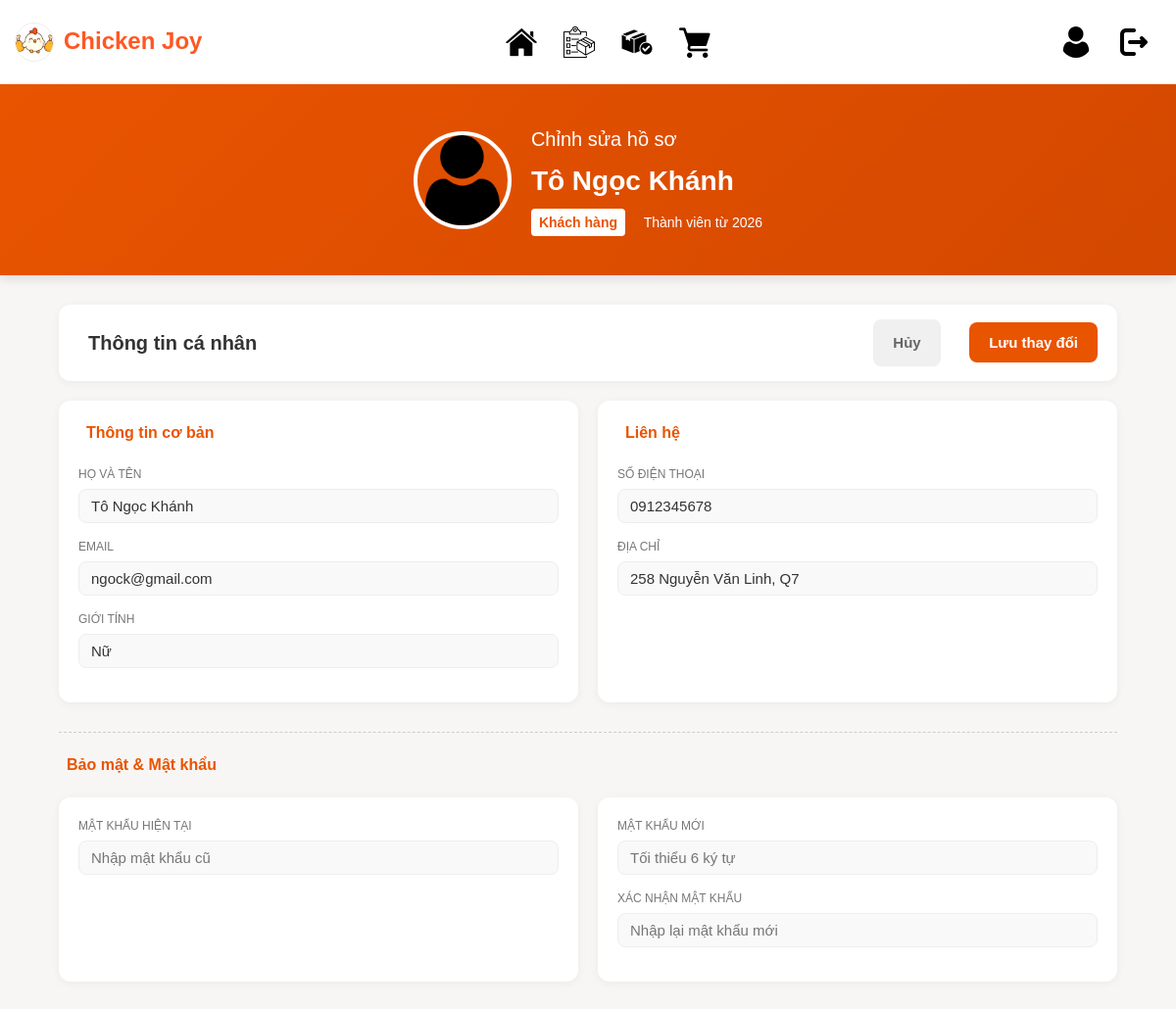
The app's page /pages/Chinhsuathongtincanhan.php (signed in) with its own data.
### tables this page shows
CREATE TABLE `users` (
  `id` INT(11) NOT NULL AUTO_INCREMENT,
  `fullname` VARCHAR(255) NOT NULL,
  `email` VARCHAR(191) NOT NULL,
  `password` VARCHAR(255) NOT NULL,
  `phone` VARCHAR(15) NOT NULL,
  `gender` ENUM('nam', 'nu', 'khac') DEFAULT 'khac',
  `address` TEXT NOT NULL,
  `role` ENUM('user', 'admin') DEFAULT 'user',
  `points` INT(11) DEFAULT 0,
  `status` ENUM('active', 'locked') DEFAULT 'active',
  `reset_token` VARCHAR(255) DEFAULT NULL,
  `reset_expired` DATETIME DEFAULT NULL,
  `created_at` TIMESTAMP DEFAULT CURRENT_TIMESTAMP,
  `updated_at` TIMESTAMP NULL ON UPDATE CURRENT_TIMESTAMP,
  PRIMARY KEY (`id`),
  UNIQUE KEY `email` (`email`),
  UNIQUE KEY `phone` (`phone`)  
);

### pages/Chinhsuathongtincanhan.php (the view, shortened to what this page needs)
<?php
include '../config/database.php';
$user_id = $_SESSION['user_id'];
$sql = "SELECT * FROM users WHERE id = '$user_id'";
$result = mysqli_query($conn, $sql);
$user = mysqli_fetch_assoc($result);
$member_year = date("Y", strtotime($user['created_at']));
?>
<!DOCTYPE html>
<html lang="vi">
<head>
  <link rel="stylesheet" href="../css/Thongtincanhan.css">
</head>
<body>
    <?php include '../includes/header.php'; ?>
    <main class="account-container">
        <div class="welcome-banner">
            <div class="profile-summary">
                <img src="../images/Taikhoan.png" alt="Ảnh đại diện">
                <div class="text-content">
                    <h1>Chỉnh sửa hồ sơ</h1>
                    <h2><?php echo htmlspecialchars($user['fullname']); ?></h2>
                    <p class="status">
                        <span class="vip"><i class="fa-solid fa-star"></i> Khách hàng</span>
                        <span class="member-date">Thành viên từ <?php echo $member_year; ?></span>
                    </p>
                </div>
            </div>
        </div>
        <section class="account-content">
            <form class="info-section edit-mode" method="POST" action="Chinhsuathongtincanhan.php">
                <div class="info-header">
                    <div class="title">
                        <h3>Thông tin cá nhân</h3>
                    </div>
                    <div class="info-actions">
                        <a href="Thongtincanhan.php" class="btn-cancel" style="text-decoration:none; color:#666; margin-right:15px;">Hủy</a>
                        <button type="submit" class="btn-save">Lưu thay đổi</button>
                    </div>
                </div>
                <div class="info-grid">
                    <div class="col-basic">
                        <p class="section-title"><i class="fa-solid fa-circle-info"></i> Thông tin cơ bản</p>
                        <div class="field-group">
                            <label>HỌ VÀ TÊN</label>
                            <div class="input-display">
                                <input type="text" name="fullname" value="<?php echo htmlspecialchars($user['fullname']); ?>" required>
                            </div>
                        </div>
                        <div class="field-group">
                            <label>EMAIL</label>
                            <div class="input-display">
                                <input type="email" name="email" value="<?php echo htmlspecialchars($user['email']); ?>" required>
                            </div>
                        </div>
                        <div class="field-group">
                            <label>GIỚI TÍNH</label>
                            <div class="input-display">
                                <select name="gender" style="border:none; background:transparent; width:100%; outline:none;">
                                    <option value="nu" <?php if($user['gender']=='nu') echo 'selected'; ?>>Nữ</option>
                                </select>
                            </div>
                        </div>
                    </div>
                    <div class="col-contact">
                        <p class="section-title"><i class="fa-solid fa-location-dot"></i> Liên hệ</p>
                        <div class="field-group">
                            <label>SỐ ĐIỆN THOẠI</label>
                            <div class="input-display">
                                <input type="tel" name="phone" value="<?php echo htmlspecialchars($user['phone']); ?>" required>
                            </div>
                        </div>
                        <div class="field-group">
                            <label>ĐỊA CHỈ</label>
                            <div class="input-display">
                                <input type="text" name="address" value="<?php echo htmlspecialchars($user['address']); ?>">
                            </div>
                        </div>
                    </div>
                </div>
                <div class="info-section-separator" style="margin-top: 30px; border-top: 1px dashed #ccc; padding-top: 20px;">
                    <p class="section-title"><i class="fa-solid fa-shield-halved"></i> Bảo mật & Mật khẩu</p>
                    <div class="info-grid">
                        <div class="col-basic">
                            <div class="field-group">
                                <label>MẬT KHẨU HIỆN TẠI</label>
                                <div class="input-display">
                                    <input type="password" name="current-password" placeholder="Nhập mật khẩu cũ">
                                </div>
                            </div>
                        </div>
                        <div class="col-contact">
                            <div class="field-group">
                                <label>MẬT KHẨU MỚI</label>
                                <div class="input-display">
                                    <input type="password" name="new-password" placeholder="Tối thiểu 6 ký tự">
                                </div>
                            </div>
                            <div class="field-group" style="margin-top: 15px;">
                                <label>XÁC NHẬN MẬT KHẨU</label>
                                <div class="input-display">
                                    <input type="password" name="confirm-password" placeholder="Nhập lại mật khẩu mới">
                                </div>
                            </div>
                        </div>
                    </div>
                </div>
            </form>
        </section>
    </main>
</body>
</html>

### css/Thongtincanhan.css (style rules this page uses)
* { margin: 0; padding: 0; box-sizing: border-box; font-family: Arial, Helvetica, sans-serif; }
:root { --primary-color: #ff5722; --light-orange: #fff3e0; --dark-orange: #e04e1f; --text-color: #333; --light-text-color: #555; }
body { background: #f8f6f4; color: #333; line-height: 1.6; font-family: Arial, sans-serif; }
.account-container { padding: 0 60px 40px; }
.welcome-banner { background: linear-gradient(135deg, #E95400, #D34800); color: #fff; padding: 40px 60px; margin: 0 -60px; margin-bottom: 30px; box-shadow: 0 4px 10px rgba(0,0,0,0.1); display: flex; justify-content: center; }
.profile-summary { display: flex; align-items: center; max-width: 1000px; }
.profile-summary img { width: 100px; height: 100px; border-radius: 50%; object-fit: cover; border: 4px solid #fff; margin-right: 20px; }
.text-content h1 { font-size: 20px; font-weight: 400; margin-bottom: 5px; }
.text-content h2 { font-size: 28px; font-weight: 700; margin-bottom: 5px; }
.status { font-size: 14px; }
.vip { display: inline-block; background: #fff; color: #E95400; padding: 3px 8px; border-radius: 4px; font-weight: 600; margin-right: 15px; }
.account-content { display: flex; gap: 0; }
.info-section { flex: 1; width: 100%; }
.info-header { display: flex; justify-content: space-between; align-items: center; background: #fff; padding: 15px 20px; border-radius: 12px; margin-bottom: 20px; box-shadow: 0 2px 10px rgba(0,0,0,0.05); }
.info-header .title { display: flex; align-items: center; gap: 10px; }
.info-header h3 { font-size: 20px; font-weight: 600; }
.info-actions .btn-edit, .info-actions .btn-cancel, .info-actions .btn-save { text-decoration: none; display: inline-block; text-align: center; border: none; padding: 12px 20px; border-radius: 8px; cursor: pointer; font-weight: 600; font-size: 15px; margin-left: 10px; transition: transform 0.3s ease, opacity 0.3s ease; }
.btn-edit, .btn-save { background: #E95400; color: #fff; }
.btn-cancel { background: #f0f0f0; color: var(--text-color); border: 1px solid #ddd; }
.info-grid { display: flex; gap: 20px; }
.col-basic, .col-contact { flex: 1; background: #fff; padding: 20px; border-radius: 12px; box-shadow: 0 2px 10px rgba(0,0,0,0.05); }
.section-title { font-size: 16px; font-weight: 600; color: #E95400; margin-bottom: 20px; display: flex; align-items: center; gap: 8px; }
.field-group { margin-bottom: 15px; }
.field-group label { display: block; font-size: 12px; color: #777; margin-bottom: 5px; font-weight: 500; }
.input-display { display: flex; align-items: center; background: #f9f9f9; border: 1px solid #eee; border-radius: 8px; padding: 8px 12px; position: relative; }
.input-display input { flex: 1; border: none; background: transparent; padding: 0; outline: none; font-size: 15px; color: #333; }
.input-display select { flex: 1; border: none; background: transparent; padding: 0; outline: none; font-size: 15px; color: #333; -webkit-appearance: none; -moz-appearance: none; appearance: none; cursor: pointer; height: 100%; }

### records on screen
users: fullname "Tô Ngọc Khánh", created_at "2026", email "ngock@gmail.com", gender "Nữ", phone "0912345678", address "258 Nguyễn Văn Linh, Q7"
